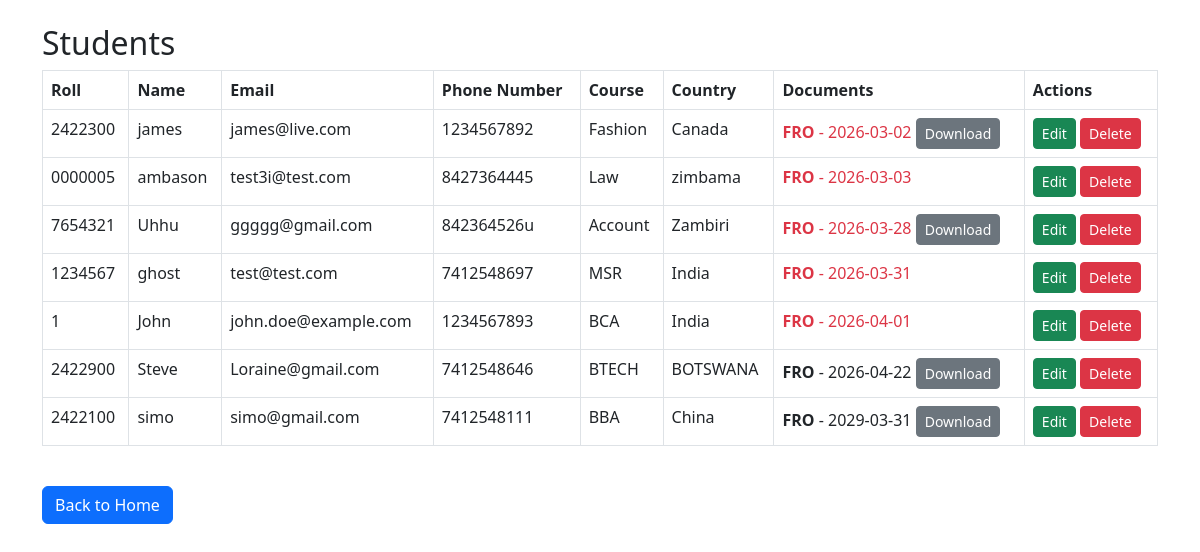
Before: /view with the older database file.
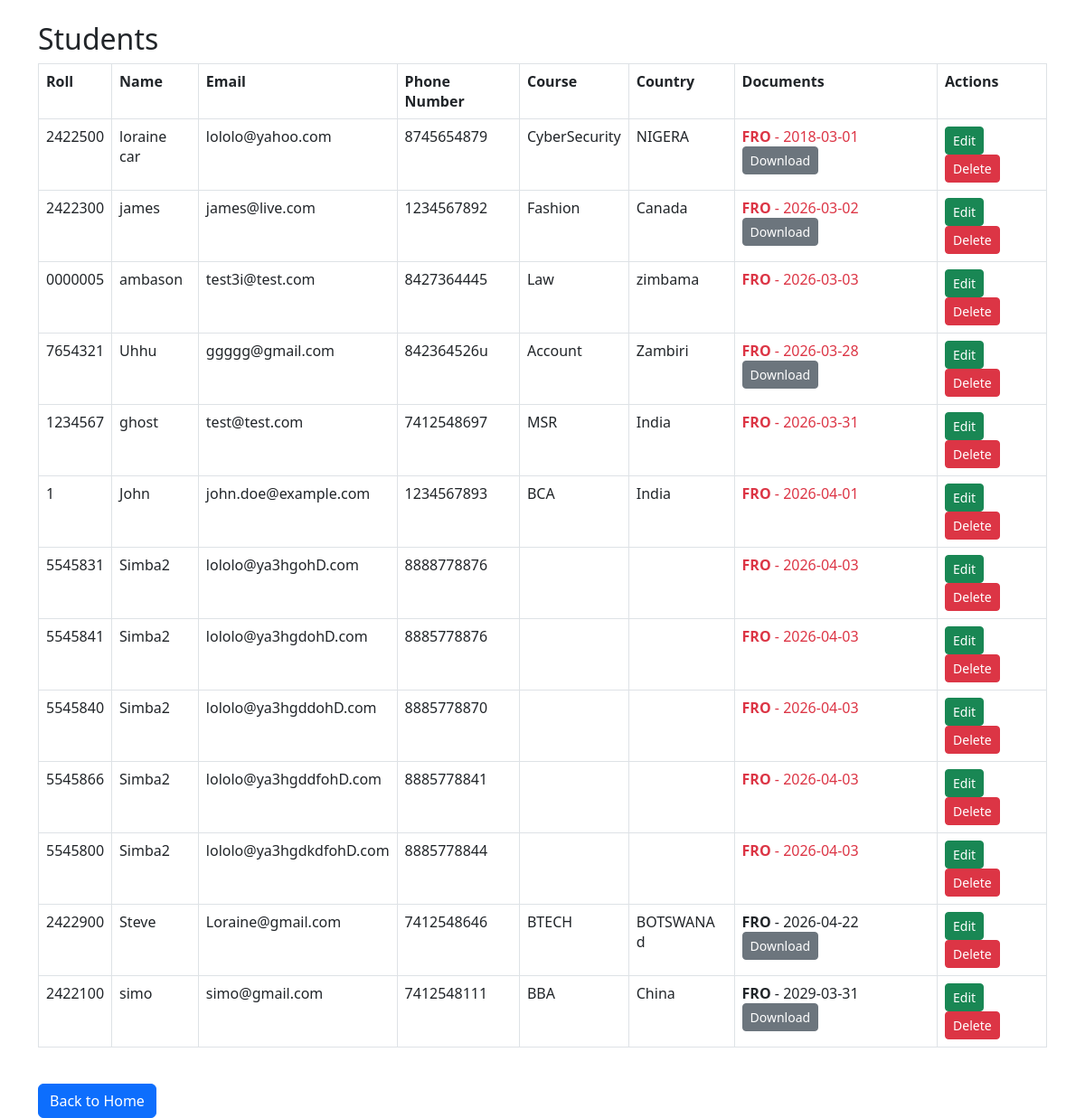
After: the same page with the newer database file.
### models.py (models this page shows, shortened)
class Student(db.Model):
    __tablename__ = 'students'
    roll_no = db.Column(db.String(20), primary_key=True)
    name = db.Column(db.String(100), nullable=False)
    surname = db.Column(db.String(100), nullable=False)
    phone_nr = db.Column(db.String(10),nullable=False, unique=True)
    email = db.Column(db.String(100), nullable=False, unique=True)
    course_name = db.Column(db.String(100), nullable=False)
    country_name = db.Column(db.String(100), nullable=False)
    documents = db.relationship('Document', backref='student', lazy=True)

class Document(db.Model):
    __tablename__ = 'documents'
    doc_id = db.Column(db.Integer, primary_key=True)
    roll_no = db.Column(db.String(20), db.ForeignKey('students.roll_no'), nullable=False)
    doc_type = db.Column(db.String(50), nullable=False)  # Passport / Visa / FRO
    issue_date = db.Column(db.Date, nullable=False)
    expiry_date = db.Column(db.Date, nullable=False)
    file_name = db.Column(db.String(255), nullable=True)

### app.py (the view)
@app.route("/view")
def view_students():
    students = Student.query.all()
    def get_expiry(student):
        fro_doc = next((d for d in student.documents if d.doc_type == 'FRO'), None)
        return fro_doc.expiry_date if fro_doc else None
    from datetime import date
    students.sort(key=lambda s: get_expiry(s) or date(9999, 12, 31))
    today = date.today()
    return render_template("view.html", students=students, today=today)

### templates/view.html
<link href="https://cdn.jsdelivr.net/npm/bootstrap@5.3.0/dist/css/bootstrap.min.css" rel="stylesheet">
<div class="container mt-4">
<h2>Students</h2>
<table class="table table-bordered">
<tr>
<th>Roll</th>
<th>Name</th>
<th>Email</th>
<th>Phone Number</th>
<th>Course</th>
<th>Country</th>
<th>Documents</th>
<th>Actions</th>
</tr>
{% for s in students %}
<tr>
<td>{{ s.roll_no }}</td>
<td>{{ s.name }}</td>
<td>{{ s.email }}</td>
<td>{{ s.phone_nr }}</td>
<td>{{ s.course_name }}</td>
<td>{{ s.country_name }}</td>
<td>
{% for d in s.documents %}
{% if d.doc_type == 'FRO' %}
<div class="{% if d.expiry_date < today %}text-danger{% endif %}">
<b>{{ d.doc_type }}</b> - {{ d.expiry_date }}
{% if d.file_name %}
<a href="/download/{{ d.file_name }}" class="btn btn-sm btn-secondary">Download</a>
{% endif %}
</div>
{% endif %}
{% endfor %}
</td>
<td>
<a href="/edit/{{ s.roll_no }}" class="btn btn-success btn-sm">Edit</a>
<form method="POST" action="/delete/{{ s.roll_no }}" style="display:inline; margin:0; padding:0;" onsubmit="return confirm('Are you sure you want to delete this student?')">
<button type="submit" class="btn btn-danger btn-sm">Delete</button>
</form>
</td>
</tr>
{% endfor %}
</table>
<br>
<button onclick="location.href='/'" class="btn btn-primary">Back to Home</button>
</div>

Changed rows visible on the page:
added Student: roll_no "2422500", name "loraine car", email "lololo@yahoo.com", phone_nr "8745654879", course_name "CyberSecurity", country_name "NIGERA"
added Document: doc_type "FRO", expiry_date "2018-03-01", shown under "2422500"
added Student: roll_no "5545831", name "Simba2", email "lololo@ya3hgohD.com", phone_nr "8888778876"
added Document: doc_type "FRO", expiry_date "2026-04-03", shown under "5545831"
added Student: roll_no "5545841", name "Simba2", email "lololo@ya3hgdohD.com", phone_nr "8885778876"
added Document: doc_type "FRO", expiry_date "2026-04-03", shown under "5545841"
added Student: roll_no "5545840", name "Simba2", email "lololo@ya3hgddohD.com", phone_nr "8885778870"
added Document: doc_type "FRO", expiry_date "2026-04-03", shown under "5545840"
added Student: roll_no "5545866", name "Simba2", email "lololo@ya3hgddfohD.com", phone_nr "8885778841"
added Document: doc_type "FRO", expiry_date "2026-04-03", shown under "5545866"
added Student: roll_no "5545800", name "Simba2", email "lololo@ya3hgdkdfohD.com", phone_nr "8885778844"
added Document: doc_type "FRO", expiry_date "2026-04-03", shown under "5545800"
changed Student "Steve": country_name "BOTSWANA" → "BOTSWANA d"
